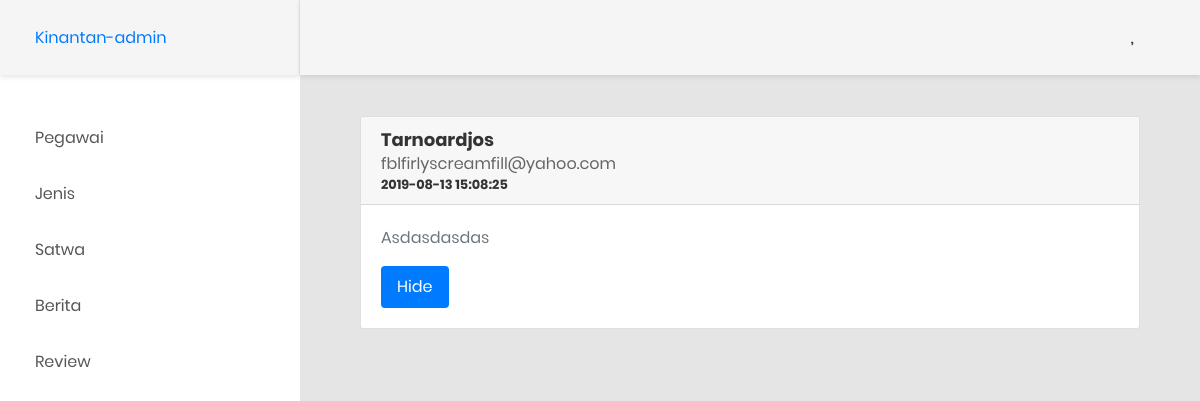
The app's page /admin/main.php?page=showprev&id=4 with its own data.
### tables this page shows
CREATE TABLE `ulasan` (
  `ulasanid` int(11) NOT NULL,
  `ulasanemail` varchar(40) DEFAULT NULL,
  `ulasannama` varchar(32) DEFAULT NULL,
  `ulasanpesan` text,
  `pegawainomorinduk` bigint(20) DEFAULT NULL,
  `ulasanstatus` tinyint(1) DEFAULT NULL,
  `ulasanwaktu` timestamp NULL DEFAULT CURRENT_TIMESTAMP
);

### admin/page/showprev.php (the view)
<?php
$id=$_GET['id'];
$sql="SELECT * from ulasan where ulasanid=$id";
$res=mysqli_query($conn,$sql);
while($i=mysqli_fetch_array($res)){?>
<div class="col-lg-12">
<div class="card">
    <div class="card-header">
        <h4><?=ucfirst($i['ulasannama'])?></h4><?=$i['ulasanemail']?>
        <h6><?=$i['ulasanwaktu']?></h6>
    </div>
    <div class="card-body">
        <p class="text-muted m-b-15"><?=ucfirst($i['ulasanpesan'])?></p>
        <ul class="nav nav-pills">
            <li class="nav-item">
                <?php
                if($i['ulasanstatus']==1){
                ?>
                <td>
                    <a class="nav-link active" href="?action=hide&id=<?=$id?>">Hide</a>
                </td>
                <?php
                }
                else{?>
                <td>
                    <a class="nav-link active" href="?action=show&id=<?=$id?>">Show</a>
                </td>
                <?php
                }
                ?>
            </li>
        </ul>
    </div>
</div>
</div>
<?php }?>

### records on screen
ulasan: ulasannama "Tarnoardjos", ulasanemail "fblfirlyscreamfill@yahoo.com", ulasanwaktu "2019-08-13 15:08:25", ulasanpesan "Asdasdasdas"
